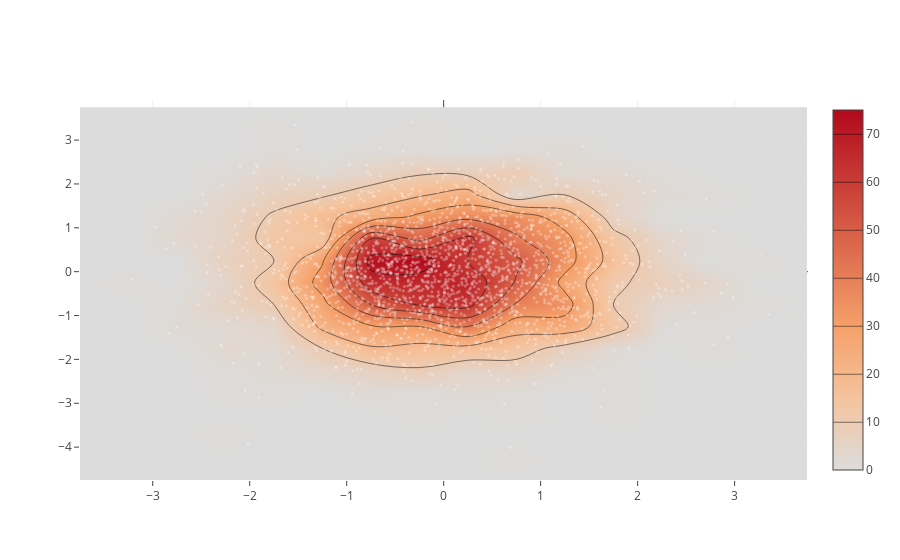

Notebook code for this chart:
### Code cell
import numpy as np

x = np.random.randn(2000)
y = np.random.randn(2000)
iplot([go.Histogram2dContour(x=x, y=y, contours=dict(coloring='heatmap')),
       go.Scatter(x=x, y=y, mode='markers', marker=dict(color='white', size=3, opacity=0.3))], show_link=False)

### Figure 1 — Plotly figure (JSON) as saved in the notebook; plotly's stock layout.template omitted (floating-point values rounded to 4 significant figures; data arrays with more than 128 entries replaced by an {"elided": "..."} marker saying what was removed)
{"data": [{"autocontour": true, "contours": {"coloring": "heatmap", "end": 70, "size": 10, "start": 10}, "type": "histogram2dcontour", "uid": "53d8e9e7-2191-48eb-9f6e-8e4ed451e677", "x": {"elided": "2000 float values"}, "y": {"elided": "2000 float values"}}, {"marker": {"color": "white", "opacity": 0.3, "size": 3}, "mode": "markers", "type": "scatter", "uid": "d61da79e-0468-4e69-975f-8b6709bd5964", "x": {"elided": "2000 float values"}, "y": {"elided": "2000 float values"}}], "layout": {"autosize": true, "xaxis": {"autorange": true, "range": [-3.75, 3.752], "type": "linear"}, "yaxis": {"autorange": true, "range": [-4.75, 3.944], "type": "linear"}}}
